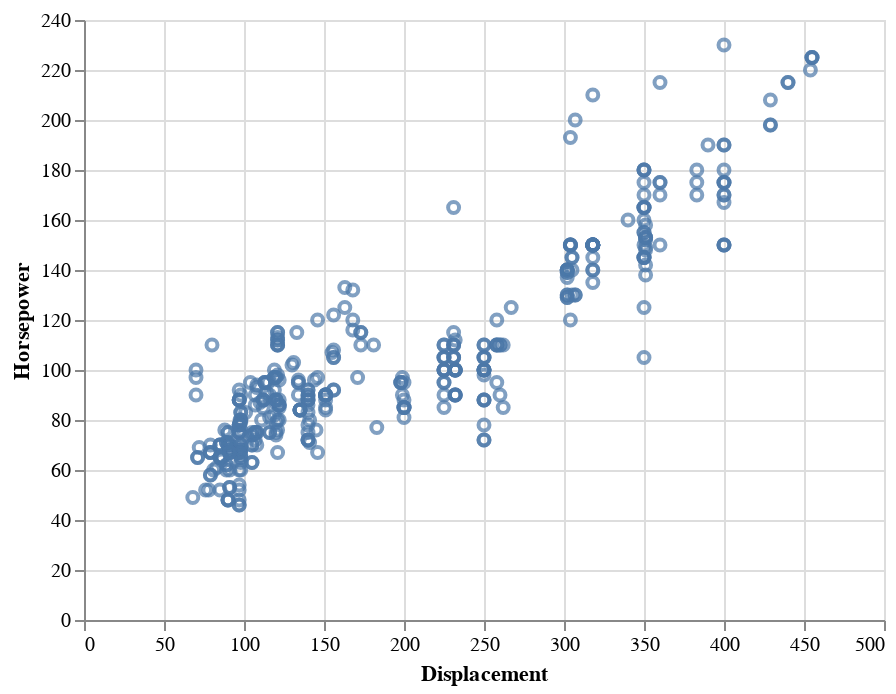

Write notebook code for a chart like this one.
### Code cell
# Panning and zooming with interactive as another modifer in the chain
alt.Chart(cars).mark_point().encode(x='Displacement', y='Horsepower').interactive()

### Figure 1 — Vega-Lite specification as saved in the notebook (floating-point values rounded to 4 significant figures; data arrays with more than 128 entries replaced by an {"elided": "..."} marker saying what was removed)
{"config": {"view": {"continuousWidth": 400, "continuousHeight": 300}}, "data": {"name": "data-f02450ab61490a1363517a0190416235"}, "mark": "point", "encoding": {"x": {"type": "quantitative", "field": "Displacement"}, "y": {"type": "quantitative", "field": "Horsepower"}}, "selection": {"selector005": {"type": "interval", "bind": "scales", "encodings": ["x", "y"]}}, "$schema": "https://vega.github.io/schema/vega-lite/v4.8.1.json", "datasets": {"data-f02450ab61490a1363517a0190416235": {"elided": "406 records"}}}
